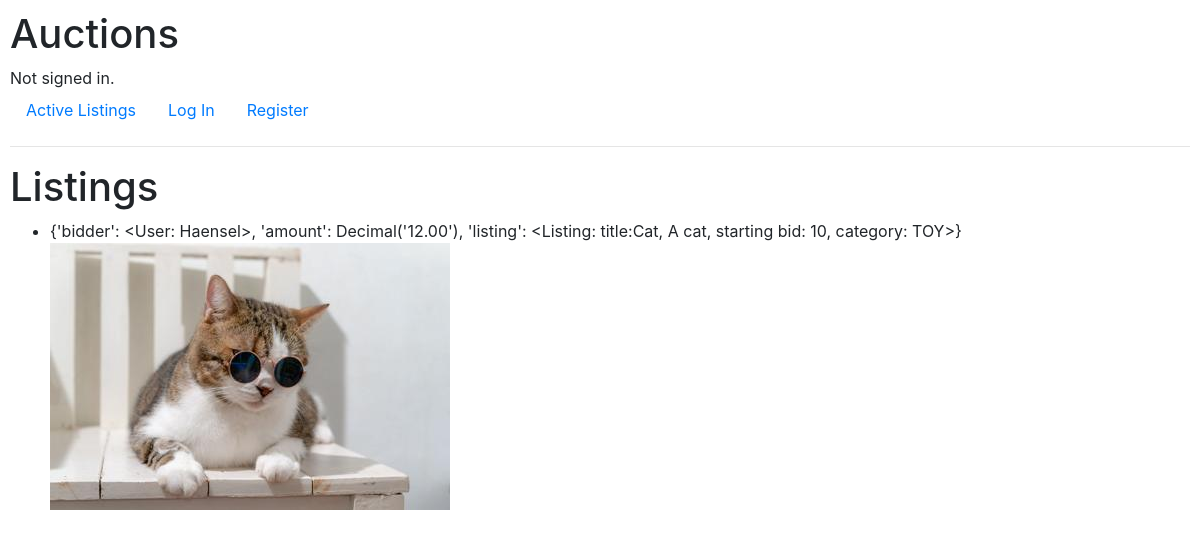
Page /active_listings on the committed database.
### auctions/models.py (models this page shows, shortened)
class User(AbstractUser):
    pass

class Listing(models.Model):
    CATEGORY = (
        ('EL', 'electricity'),
        ('TOY', 'toy'),
        ('BK', 'book'),
        ('CL', 'clothing'),
    )
    watch_list = models.ManyToManyField(User, blank = True, related_name="watch_list")
    title = models.CharField(max_length=150)
    description = models.CharField(max_length=150)
    start_bid = models.IntegerField()
    category = models.CharField(max_length = 3, choices = CATEGORY)
    created_by = models.ForeignKey(User, on_delete=models.CASCADE, related_name="placed_by")
    image = models.ImageField(upload_to = 'images', blank=True, null=True)
    auction_open = models.BooleanField()
    def __str__(self):
        return f"title:{self.title}, {self.description}, starting bid: {self.start_bid}, category: {self.category}"

### auctions/views.py (the view)
# urls.py: path("active_listings", views.show_listings, name="active_listings"),
def show_listings(request):
    if request.method == "POST":
        listingForm = ListingForm(request.POST,request.FILES)
        if listingForm.is_valid():
            cur_listing = Listing(title=listingForm.cleaned_data["title"],
            description =listingForm.cleaned_data["description"],
            start_bid =listingForm.cleaned_data["start_bid"],
            category =listingForm.cleaned_data["category"],
            image = listingForm.cleaned_data["image"],
            created_by=request.user,
            auction_open=True)
            cur_listing.save()
            return HttpResponseRedirect(reverse("active_listings"))
        else:
            return HttpResponse(listingForm.errors)
    else:
        print(get_highest_bid_for_listing())
        bids_for_listing = get_highest_bid_for_listing()
        return render(request, 'auctions/activeListings.html',{
            "listings" : bids_for_listing
    })

### auctions/views.py (called while the page is built)
def get_highest_offer(biddings):
    winner = ""
    offer = 0
    for bid in biddings:
        if bid.amount > offer:
            winner = bid.created_by
            offer = bid.amount
    current_highest_offer = {
            "bidder": winner,
            "amount":offer,
            "listing": None
            }
    print(current_highest_offer)
    return current_highest_offer

def get_highest_bid_for_listing():
    all_listings = Listing.objects.all()
    listing_bid_bidder = []
    for listing in all_listings:
        bid_data = get_highest_offer(listing.bids.all().order_by("amount"))
        bid_data["listing"] = listing
        listing_bid_bidder.append(bid_data)
    return listing_bid_bidder

### auctions/templates/auctions/activeListings.html
{% extends "auctions/layout.html" %}
{% block body %}
<h1> Listings </h1>
	<ul>
	{% for listing in listings %}
	{% if user.is_authenticated %}
		<li><a href="{% url 'listing' listing.listing.id%}">Title: {{listing.listing}}, currently highest: {{listing.amount}}, bid by {{listing.bidder}}</a></li>
	{% else %}
		<li>{{listing}}</li>
	{% endif %}
	{% if listing.listing.image %}
		<img src="{{listing.listing.image.url}}" alt="f">
	{% endif %}
	{% empty %}
		<li>Nothing to show</li>
	{%endfor%}
	</ul>
{% endblock %}

### auctions/static/auctions/styles.css (style rules this page uses)
body { padding: 10px; }

### rows in the picture
User: username.category "{'bidder': <User: Haensel>, 'amount': Decimal('12.00'), 'listing': <Listing: title:Cat, A cat, starting bid: 10, category: TOY>}", listing.image (picture)
